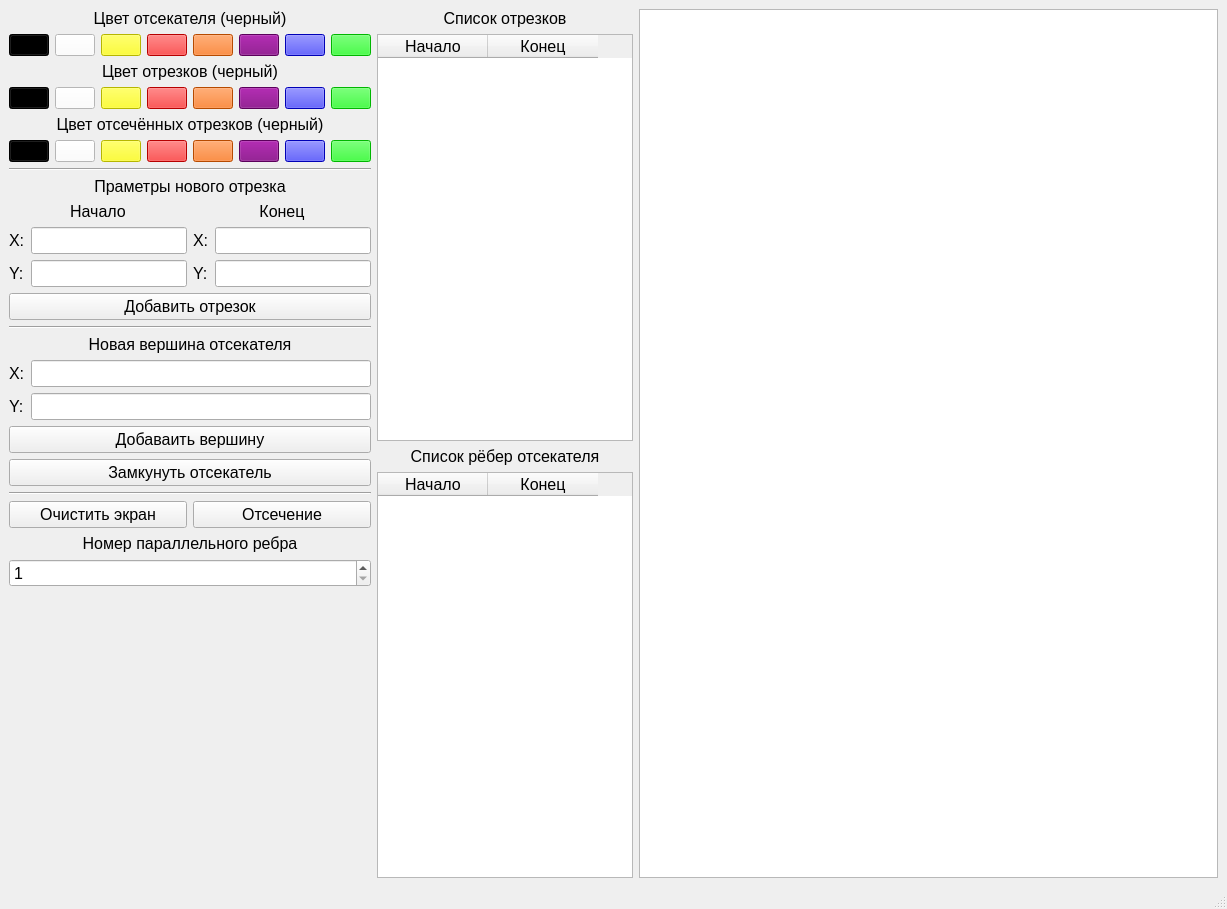
<?xml version="1.0" encoding="UTF-8"?>
<ui version="4.0">
 <class>MainWindow</class>
 <widget class="QMainWindow" name="MainWindow">
  <property name="geometry">
   <rect>
    <x>0</x>
    <y>0</y>
    <width>1227</width>
    <height>909</height>
   </rect>
  </property>
  <property name="windowTitle">
   <string>MainWindow</string>
  </property>
  <widget class="QWidget" name="centralwidget">
   <layout class="QHBoxLayout" name="horizontalLayout_3" stretch="0,0,1">
    <item>
     <layout class="QVBoxLayout" name="ControlLayout">
      <item>
       <layout class="QVBoxLayout" name="CipperColorBox">
        <item>
         <widget class="QLabel" name="CipperColorLabel">
          <property name="sizePolicy">
           <sizepolicy hsizetype="Minimum" vsizetype="Fixed">
            <horstretch>0</horstretch>
            <verstretch>0</verstretch>
           </sizepolicy>
          </property>
          <property name="font">
           <font>
            <pointsize>12</pointsize>
           </font>
          </property>
          <property name="text">
           <string>Цвет отсекателя (черный)</string>
          </property>
          <property name="alignment">
           <set>Qt::AlignCenter</set>
          </property>
         </widget>
        </item>
        <item>
         <layout class="QHBoxLayout" name="CipperColorLay">
          <item>
           <widget class="QPushButton" name="ButtonBlackCipper">
            <property name="sizePolicy">
             <sizepolicy hsizetype="Minimum" vsizetype="Fixed">
              <horstretch>0</horstretch>
              <verstretch>0</verstretch>
             </sizepolicy>
            </property>
            <property name="styleSheet">
             <string notr="true">QPushButton{
	background-color: rgb(0,0,0);
}</string>
            </property>
            <property name="text">
             <string/>
            </property>
           </widget>
          </item>
          <item>
           <widget class="QPushButton" name="ButtonWhiteCipper">
            <property name="sizePolicy">
             <sizepolicy hsizetype="Minimum" vsizetype="Fixed">
              <horstretch>0</horstretch>
              <verstretch>0</verstretch>
             </sizepolicy>
            </property>
            <property name="styleSheet">
             <string notr="true">QPushButton{
	background-color: rgb(255,255,255);
}</string>
            </property>
            <property name="text">
             <string/>
            </property>
           </widget>
          </item>
          <item>
           <widget class="QPushButton" name="ButtonYellowCipper">
            <property name="sizePolicy">
             <sizepolicy hsizetype="Minimum" vsizetype="Fixed">
              <horstretch>0</horstretch>
              <verstretch>0</verstretch>
             </sizepolicy>
            </property>
            <property name="styleSheet">
             <string notr="true">QPushButton{
	background-color: rgb(255,255,0);
}</string>
            </property>
            <property name="text">
             <string/>
            </property>
           </widget>
          </item>
          <item>
           <widget class="QPushButton" name="ButtonRedCipper">
            <property name="sizePolicy">
             <sizepolicy hsizetype="Minimum" vsizetype="Fixed">
              <horstretch>0</horstretch>
              <verstretch>0</verstretch>
             </sizepolicy>
            </property>
            <property name="styleSheet">
             <string notr="true">QPushButton{
	background-color: rgb(255,0,0);
}</string>
            </property>
            <property name="text">
             <string/>
            </property>
           </widget>
          </item>
          <item>
           <widget class="QPushButton" name="ButtonOrangeCipper">
            <property name="sizePolicy">
             <sizepolicy hsizetype="Minimum" vsizetype="Fixed">
              <horstretch>0</horstretch>
              <verstretch>0</verstretch>
             </sizepolicy>
            </property>
            <property name="styleSheet">
             <string notr="true">QPushButton{
	background-color: rgb(255,104,0);
}</string>
            </property>
            <property name="text">
             <string/>
            </property>
           </widget>
          </item>
          <item>
           <widget class="QPushButton" name="ButtonPurpleCipper">
            <property name="sizePolicy">
             <sizepolicy hsizetype="Minimum" vsizetype="Fixed">
              <horstretch>0</horstretch>
              <verstretch>0</verstretch>
             </sizepolicy>
            </property>
            <property name="styleSheet">
             <string notr="true">QPushButton{
	background-color: rgb(128,0,128);
}</string>
            </property>
            <property name="text">
             <string/>
            </property>
           </widget>
          </item>
          <item>
           <widget class="QPushButton" name="ButtonBlueCipper">
            <property name="sizePolicy">
             <sizepolicy hsizetype="Minimum" vsizetype="Fixed">
              <horstretch>0</horstretch>
              <verstretch>0</verstretch>
             </sizepolicy>
            </property>
            <property name="styleSheet">
             <string notr="true">QPushButton{
	background-color: rgb(0,0,255);
}</string>
            </property>
            <property name="text">
             <string/>
            </property>
           </widget>
          </item>
          <item>
           <widget class="QPushButton" name="ButtonGreenCipper">
            <property name="sizePolicy">
             <sizepolicy hsizetype="Minimum" vsizetype="Fixed">
              <horstretch>0</horstretch>
              <verstretch>0</verstretch>
             </sizepolicy>
            </property>
            <property name="styleSheet">
             <string notr="true">QPushButton{
	background-color: rgb(0,255,0);
}</string>
            </property>
            <property name="text">
             <string/>
            </property>
           </widget>
          </item>
         </layout>
        </item>
       </layout>
      </item>
      <item>
       <layout class="QVBoxLayout" name="FragmentColorBox">
        <item>
         <widget class="QLabel" name="LIneColorFragment">
          <property name="sizePolicy">
           <sizepolicy hsizetype="Minimum" vsizetype="Fixed">
            <horstretch>0</horstretch>
            <verstretch>0</verstretch>
           </sizepolicy>
          </property>
          <property name="font">
           <font>
            <pointsize>12</pointsize>
           </font>
          </property>
          <property name="text">
           <string>Цвет отрезков (черный)</string>
          </property>
          <property name="alignment">
           <set>Qt::AlignCenter</set>
          </property>
         </widget>
        </item>
        <item>
         <layout class="QHBoxLayout" name="FragmentColorsLay">
          <item>
           <widget class="QPushButton" name="ButtonBlackFragment">
            <property name="sizePolicy">
             <sizepolicy hsizetype="Minimum" vsizetype="Fixed">
              <horstretch>0</horstretch>
              <verstretch>0</verstretch>
             </sizepolicy>
            </property>
            <property name="styleSheet">
             <string notr="true">QPushButton{
	background-color: rgb(0,0,0);
}</string>
            </property>
            <property name="text">
             <string/>
            </property>
           </widget>
          </item>
          <item>
           <widget class="QPushButton" name="ButtonWhiteFragment">
            <property name="sizePolicy">
             <sizepolicy hsizetype="Minimum" vsizetype="Fixed">
              <horstretch>0</horstretch>
              <verstretch>0</verstretch>
             </sizepolicy>
            </property>
            <property name="styleSheet">
             <string notr="true">QPushButton{
	background-color: rgb(255,255,255);
}</string>
            </property>
            <property name="text">
             <string/>
            </property>
           </widget>
          </item>
          <item>
           <widget class="QPushButton" name="ButtonYellowFragment">
            <property name="sizePolicy">
             <sizepolicy hsizetype="Minimum" vsizetype="Fixed">
              <horstretch>0</horstretch>
              <verstretch>0</verstretch>
             </sizepolicy>
            </property>
            <property name="styleSheet">
             <string notr="true">QPushButton{
	background-color: rgb(255,255,0);
}</string>
            </property>
            <property name="text">
             <string/>
            </property>
           </widget>
          </item>
          <item>
           <widget class="QPushButton" name="ButtonRedFragment">
            <property name="sizePolicy">
             <sizepolicy hsizetype="Minimum" vsizetype="Fixed">
              <horstretch>0</horstretch>
              <verstretch>0</verstretch>
             </sizepolicy>
            </property>
            <property name="styleSheet">
             <string notr="true">QPushButton{
	background-color: rgb(255,0,0);
}</string>
            </property>
            <property name="text">
             <string/>
            </property>
           </widget>
          </item>
          <item>
           <widget class="QPushButton" name="ButtonOrangeFragment">
            <property name="sizePolicy">
             <sizepolicy hsizetype="Minimum" vsizetype="Fixed">
              <horstretch>0</horstretch>
              <verstretch>0</verstretch>
             </sizepolicy>
            </property>
            <property name="styleSheet">
             <string notr="true">QPushButton{
	background-color: rgb(255,104,0);
}</string>
            </property>
            <property name="text">
             <string/>
            </property>
           </widget>
          </item>
          <item>
           <widget class="QPushButton" name="ButtonPurpleFragment">
            <property name="sizePolicy">
             <sizepolicy hsizetype="Minimum" vsizetype="Fixed">
              <horstretch>0</horstretch>
              <verstretch>0</verstretch>
             </sizepolicy>
            </property>
            <property name="styleSheet">
             <string notr="true">QPushButton{
	background-color: rgb(128,0,128);
}</string>
            </property>
            <property name="text">
             <string/>
            </property>
           </widget>
          </item>
          <item>
           <widget class="QPushButton" name="ButtonBlueFragment">
            <property name="sizePolicy">
             <sizepolicy hsizetype="Minimum" vsizetype="Fixed">
              <horstretch>0</horstretch>
              <verstretch>0</verstretch>
             </sizepolicy>
            </property>
            <property name="styleSheet">
             <string notr="true">QPushButton{
	background-color: rgb(0,0,255);
}</string>
            </property>
            <property name="text">
             <string/>
            </property>
           </widget>
          </item>
          <item>
           <widget class="QPushButton" name="ButtonGreenFragment">
            <property name="sizePolicy">
             <sizepolicy hsizetype="Minimum" vsizetype="Fixed">
              <horstretch>0</horstretch>
              <verstretch>0</verstretch>
             </sizepolicy>
            </property>
            <property name="styleSheet">
             <string notr="true">QPushButton{
	background-color: rgb(0,255,0);
}</string>
            </property>
            <property name="text">
             <string/>
            </property>
           </widget>
          </item>
         </layout>
        </item>
       </layout>
      </item>
      <item>
       <layout class="QVBoxLayout" name="LineColorBox">
        <item>
         <widget class="QLabel" name="LIneColorLabel">
          <property name="sizePolicy">
           <sizepolicy hsizetype="Minimum" vsizetype="Fixed">
            <horstretch>0</horstretch>
            <verstretch>0</verstretch>
           </sizepolicy>
          </property>
          <property name="font">
           <font>
            <pointsize>12</pointsize>
           </font>
          </property>
          <property name="text">
           <string>Цвет отсечённых отрезков (черный)</string>
          </property>
          <property name="alignment">
           <set>Qt::AlignCenter</set>
          </property>
         </widget>
        </item>
        <item>
         <layout class="QHBoxLayout" name="LineColorsLay">
          <item>
           <widget class="QPushButton" name="ButtonBlackLine">
            <property name="sizePolicy">
             <sizepolicy hsizetype="Minimum" vsizetype="Fixed">
              <horstretch>0</horstretch>
              <verstretch>0</verstretch>
             </sizepolicy>
            </property>
            <property name="styleSheet">
             <string notr="true">QPushButton{
	background-color: rgb(0,0,0);
}</string>
            </property>
            <property name="text">
             <string/>
            </property>
           </widget>
          </item>
          <item>
           <widget class="QPushButton" name="ButtonWhiteLine">
            <property name="sizePolicy">
             <sizepolicy hsizetype="Minimum" vsizetype="Fixed">
              <horstretch>0</horstretch>
              <verstretch>0</verstretch>
             </sizepolicy>
            </property>
            <property name="styleSheet">
             <string notr="true">QPushButton{
	background-color: rgb(255,255,255);
}</string>
            </property>
            <property name="text">
             <string/>
            </property>
           </widget>
          </item>
          <item>
           <widget class="QPushButton" name="ButtonYellowLine">
            <property name="sizePolicy">
             <sizepolicy hsizetype="Minimum" vsizetype="Fixed">
              <horstretch>0</horstretch>
              <verstretch>0</verstretch>
             </sizepolicy>
            </property>
            <property name="styleSheet">
             <string notr="true">QPushButton{
	background-color: rgb(255,255,0);
}</string>
            </property>
            <property name="text">
             <string/>
            </property>
           </widget>
          </item>
          <item>
           <widget class="QPushButton" name="ButtonRedLine">
            <property name="sizePolicy">
             <sizepolicy hsizetype="Minimum" vsizetype="Fixed">
              <horstretch>0</horstretch>
              <verstretch>0</verstretch>
             </sizepolicy>
            </property>
            <property name="styleSheet">
             <string notr="true">QPushButton{
	background-color: rgb(255,0,0);
}</string>
            </property>
            <property name="text">
             <string/>
            </property>
           </widget>
          </item>
          <item>
           <widget class="QPushButton" name="ButtonOrangeLine">
            <property name="sizePolicy">
             <sizepolicy hsizetype="Minimum" vsizetype="Fixed">
              <horstretch>0</horstretch>
              <verstretch>0</verstretch>
             </sizepolicy>
            </property>
            <property name="styleSheet">
             <string notr="true">QPushButton{
	background-color: rgb(255,104,0);
}</string>
            </property>
            <property name="text">
             <string/>
            </property>
           </widget>
          </item>
          <item>
           <widget class="QPushButton" name="ButtonPurpleLine">
            <property name="sizePolicy">
             <sizepolicy hsizetype="Minimum" vsizetype="Fixed">
              <horstretch>0</horstretch>
              <verstretch>0</verstretch>
             </sizepolicy>
            </property>
            <property name="styleSheet">
             <string notr="true">QPushButton{
	background-color: rgb(128,0,128);
}</string>
            </property>
            <property name="text">
             <string/>
            </property>
           </widget>
          </item>
          <item>
           <widget class="QPushButton" name="ButtonBlueLine">
            <property name="sizePolicy">
             <sizepolicy hsizetype="Minimum" vsizetype="Fixed">
              <horstretch>0</horstretch>
              <verstretch>0</verstretch>
             </sizepolicy>
            </property>
            <property name="styleSheet">
             <string notr="true">QPushButton{
	background-color: rgb(0,0,255);
}</string>
            </property>
            <property name="text">
             <string/>
            </property>
           </widget>
          </item>
          <item>
           <widget class="QPushButton" name="ButtonGreenLine">
            <property name="sizePolicy">
             <sizepolicy hsizetype="Minimum" vsizetype="Fixed">
              <horstretch>0</horstretch>
              <verstretch>0</verstretch>
             </sizepolicy>
            </property>
            <property name="styleSheet">
             <string notr="true">QPushButton{
	background-color: rgb(0,255,0);
}</string>
            </property>
            <property name="text">
             <string/>
            </property>
           </widget>
          </item>
         </layout>
        </item>
       </layout>
      </item>
      <item>
       <widget class="Line" name="line_2">
        <property name="orientation">
         <enum>Qt::Horizontal</enum>
        </property>
       </widget>
      </item>
      <item>
       <layout class="QVBoxLayout" name="verticalLayout_5">
        <item>
         <widget class="QLabel" name="label_6">
          <property name="sizePolicy">
           <sizepolicy hsizetype="Minimum" vsizetype="Preferred">
            <horstretch>0</horstretch>
            <verstretch>0</verstretch>
           </sizepolicy>
          </property>
          <property name="font">
           <font>
            <pointsize>12</pointsize>
           </font>
          </property>
          <property name="text">
           <string>Праметры нового отрезка</string>
          </property>
          <property name="alignment">
           <set>Qt::AlignCenter</set>
          </property>
         </widget>
        </item>
        <item>
         <layout class="QHBoxLayout" name="horizontalLayout_2">
          <item>
           <layout class="QVBoxLayout" name="verticalLayout_3">
            <item>
             <widget class="QLabel" name="label_3">
              <property name="sizePolicy">
               <sizepolicy hsizetype="Minimum" vsizetype="Preferred">
                <horstretch>0</horstretch>
                <verstretch>0</verstretch>
               </sizepolicy>
              </property>
              <property name="font">
               <font>
                <pointsize>12</pointsize>
               </font>
              </property>
              <property name="text">
               <string>Начало</string>
              </property>
              <property name="alignment">
               <set>Qt::AlignCenter</set>
              </property>
             </widget>
            </item>
            <item>
             <layout class="QFormLayout" name="Lb_clipper_form_2">
              <item row="0" column="0">
               <widget class="QLabel" name="lb_x_clipperLabel_3">
                <property name="sizePolicy">
                 <sizepolicy hsizetype="Minimum" vsizetype="Preferred">
                  <horstretch>0</horstretch>
                  <verstretch>0</verstretch>
                 </sizepolicy>
                </property>
                <property name="font">
                 <font>
                  <pointsize>12</pointsize>
                 </font>
                </property>
                <property name="text">
                 <string>X:</string>
                </property>
               </widget>
              </item>
              <item row="0" column="1">
               <widget class="QLineEdit" name="start_x_LE">
                <property name="sizePolicy">
                 <sizepolicy hsizetype="Minimum" vsizetype="Fixed">
                  <horstretch>0</horstretch>
                  <verstretch>0</verstretch>
                 </sizepolicy>
                </property>
                <property name="font">
                 <font>
                  <pointsize>12</pointsize>
                 </font>
                </property>
               </widget>
              </item>
              <item row="1" column="0">
               <widget class="QLabel" name="lb_y_clipperLabel_3">
                <property name="sizePolicy">
                 <sizepolicy hsizetype="Minimum" vsizetype="Preferred">
                  <horstretch>0</horstretch>
                  <verstretch>0</verstretch>
                 </sizepolicy>
                </property>
                <property name="font">
                 <font>
                  <pointsize>12</pointsize>
                 </font>
                </property>
                <property name="text">
                 <string>Y:</string>
                </property>
               </widget>
              </item>
              <item row="1" column="1">
               <widget class="QLineEdit" name="start_y_LE">
                <property name="sizePolicy">
                 <sizepolicy hsizetype="Minimum" vsizetype="Fixed">
                  <horstretch>0</horstretch>
                  <verstretch>0</verstretch>
                 </sizepolicy>
                </property>
                <property name="font">
                 <font>
                  <pointsize>12</pointsize>
                 </font>
                </property>
               </widget>
              </item>
             </layout>
            </item>
           </layout>
          </item>
          <item>
           <layout class="QVBoxLayout" name="verticalLayout_4">
            <item>
             <widget class="QLabel" name="label_4">
              <property name="sizePolicy">
               <sizepolicy hsizetype="Minimum" vsizetype="Preferred">
                <horstretch>0</horstretch>
                <verstretch>0</verstretch>
               </sizepolicy>
              </property>
              <property name="font">
               <font>
                <pointsize>12</pointsize>
               </font>
              </property>
              <property name="text">
               <string>Конец</string>
              </property>
              <property name="alignment">
               <set>Qt::AlignCenter</set>
              </property>
             </widget>
            </item>
            <item>
             <layout class="QFormLayout" name="RT_clipper_form_2">
              <item row="0" column="0">
               <widget class="QLabel" name="rt_x_clipperLabel_2">
                <property name="sizePolicy">
                 <sizepolicy hsizetype="Minimum" vsizetype="Preferred">
                  <horstretch>0</horstretch>
                  <verstretch>0</verstretch>
                 </sizepolicy>
                </property>
                <property name="font">
                 <font>
                  <pointsize>12</pointsize>
                 </font>
                </property>
                <property name="text">
                 <string>X:</string>
                </property>
               </widget>
              </item>
              <item row="0" column="1">
               <widget class="QLineEdit" name="end_x_LE">
                <property name="sizePolicy">
                 <sizepolicy hsizetype="Minimum" vsizetype="Fixed">
                  <horstretch>0</horstretch>
                  <verstretch>0</verstretch>
                 </sizepolicy>
                </property>
                <property name="font">
                 <font>
                  <pointsize>12</pointsize>
                 </font>
                </property>
               </widget>
              </item>
              <item row="1" column="0">
               <widget class="QLabel" name="rt_y_clipperLabel_2">
                <property name="sizePolicy">
                 <sizepolicy hsizetype="Minimum" vsizetype="Preferred">
                  <horstretch>0</horstretch>
                  <verstretch>0</verstretch>
                 </sizepolicy>
                </property>
                <property name="font">
                 <font>
                  <pointsize>12</pointsize>
                 </font>
                </property>
                <property name="text">
                 <string>Y:</string>
                </property>
               </widget>
              </item>
              <item row="1" column="1">
               <widget class="QLineEdit" name="end_y_LE">
                <property name="sizePolicy">
                 <sizepolicy hsizetype="Minimum" vsizetype="Fixed">
                  <horstretch>0</horstretch>
                  <verstretch>0</verstretch>
                 </sizepolicy>
                </property>
                <property name="font">
                 <font>
                  <pointsize>12</pointsize>
                 </font>
                </property>
               </widget>
              </item>
             </layout>
            </item>
           </layout>
          </item>
         </layout>
        </item>
       </layout>
      </item>
      <item>
       <widget class="QPushButton" name="DrawSegmentButton">
        <property name="font">
         <font>
          <pointsize>12</pointsize>
         </font>
        </property>
        <property name="text">
         <string>Добавить отрезок</string>
        </property>
       </widget>
      </item>
      <item>
       <widget class="Line" name="line">
        <property name="orientation">
         <enum>Qt::Horizontal</enum>
        </property>
       </widget>
      </item>
      <item>
       <widget class="QLabel" name="label_5">
        <property name="sizePolicy">
         <sizepolicy hsizetype="Minimum" vsizetype="Preferred">
          <horstretch>0</horstretch>
          <verstretch>0</verstretch>
         </sizepolicy>
        </property>
        <property name="font">
         <font>
          <pointsize>12</pointsize>
         </font>
        </property>
        <property name="text">
         <string>Новая вершина отсекателя</string>
        </property>
        <property name="alignment">
         <set>Qt::AlignCenter</set>
        </property>
       </widget>
      </item>
      <item>
       <layout class="QHBoxLayout" name="horizontalLayout">
        <item>
         <layout class="QVBoxLayout" name="verticalLayout">
          <item>
           <layout class="QFormLayout" name="Lt_clipper_form">
            <item row="0" column="0">
             <widget class="QLabel" name="lb_x_clipperLabel">
              <property name="sizePolicy">
               <sizepolicy hsizetype="Minimum" vsizetype="Preferred">
                <horstretch>0</horstretch>
                <verstretch>0</verstretch>
               </sizepolicy>
              </property>
              <property name="font">
               <font>
                <pointsize>12</pointsize>
               </font>
              </property>
              <property name="text">
               <string>X:</string>
              </property>
             </widget>
            </item>
            <item row="0" column="1">
             <widget class="QLineEdit" name="x_clipperLineEdit">
              <property name="sizePolicy">
               <sizepolicy hsizetype="Minimum" vsizetype="Fixed">
                <horstretch>0</horstretch>
                <verstretch>0</verstretch>
               </sizepolicy>
              </property>
              <property name="font">
               <font>
                <pointsize>12</pointsize>
               </font>
              </property>
             </widget>
            </item>
            <item row="1" column="0">
             <widget class="QLabel" name="lb_y_clipperLabel">
              <property name="sizePolicy">
               <sizepolicy hsizetype="Minimum" vsizetype="Preferred">
                <horstretch>0</horstretch>
                <verstretch>0</verstretch>
               </sizepolicy>
              </property>
              <property name="font">
               <font>
                <pointsize>12</pointsize>
               </font>
              </property>
              <property name="text">
               <string>Y:</string>
              </property>
             </widget>
            </item>
            <item row="1" column="1">
             <widget class="QLineEdit" name="y_clipperLineEdit">
              <property name="sizePolicy">
               <sizepolicy hsizetype="Minimum" vsizetype="Fixed">
                <horstretch>0</horstretch>
                <verstretch>0</verstretch>
               </sizepolicy>
              </property>
              <property name="font">
               <font>
                <pointsize>12</pointsize>
               </font>
              </property>
             </widget>
            </item>
           </layout>
          </item>
         </layout>
        </item>
       </layout>
      </item>
      <item>
       <widget class="QPushButton" name="AddDorClipperButton">
        <property name="font">
         <font>
          <pointsize>12</pointsize>
         </font>
        </property>
        <property name="text">
         <string>Добаваить вершину</string>
        </property>
       </widget>
      </item>
      <item>
       <widget class="QPushButton" name="CloseClipperButton">
        <property name="font">
         <font>
          <pointsize>12</pointsize>
         </font>
        </property>
        <property name="text">
         <string>Замкунуть отсекатель</string>
        </property>
       </widget>
      </item>
      <item>
       <widget class="Line" name="line_3">
        <property name="orientation">
         <enum>Qt::Horizontal</enum>
        </property>
       </widget>
      </item>
      <item>
       <layout class="QHBoxLayout" name="ActionLayout">
        <item>
         <widget class="QPushButton" name="CleanButton">
          <property name="sizePolicy">
           <sizepolicy hsizetype="Minimum" vsizetype="Fixed">
            <horstretch>0</horstretch>
            <verstretch>0</verstretch>
           </sizepolicy>
          </property>
          <property name="font">
           <font>
            <pointsize>12</pointsize>
           </font>
          </property>
          <property name="text">
           <string>Очистить экран</string>
          </property>
         </widget>
        </item>
        <item>
         <widget class="QPushButton" name="DrawButton">
          <property name="sizePolicy">
           <sizepolicy hsizetype="Minimum" vsizetype="Fixed">
            <horstretch>0</horstretch>
            <verstretch>0</verstretch>
           </sizepolicy>
          </property>
          <property name="font">
           <font>
            <pointsize>12</pointsize>
           </font>
          </property>
          <property name="text">
           <string>Отсечение</string>
          </property>
         </widget>
        </item>
       </layout>
      </item>
      <item>
       <widget class="QLabel" name="label">
        <property name="font">
         <font>
          <pointsize>12</pointsize>
         </font>
        </property>
        <property name="text">
         <string>Номер параллельного ребра</string>
        </property>
        <property name="alignment">
         <set>Qt::AlignCenter</set>
        </property>
       </widget>
      </item>
      <item>
       <widget class="QSpinBox" name="spinBox">
        <property name="font">
         <font>
          <pointsize>12</pointsize>
         </font>
        </property>
        <property name="minimum">
         <number>1</number>
        </property>
       </widget>
      </item>
      <item>
       <spacer name="verticalSpacer">
        <property name="orientation">
         <enum>Qt::Vertical</enum>
        </property>
        <property name="sizeHint" stdset="0">
         <size>
          <width>20</width>
          <height>40</height>
         </size>
        </property>
       </spacer>
      </item>
     </layout>
    </item>
    <item>
     <layout class="QVBoxLayout" name="verticalLayout_2">
      <item>
       <widget class="QLabel" name="label_7">
        <property name="font">
         <font>
          <pointsize>12</pointsize>
         </font>
        </property>
        <property name="text">
         <string>Список отрезков</string>
        </property>
        <property name="alignment">
         <set>Qt::AlignCenter</set>
        </property>
       </widget>
      </item>
      <item>
       <widget class="QTableWidget" name="PointTableWidget">
        <property name="sizePolicy">
         <sizepolicy hsizetype="Minimum" vsizetype="Expanding">
          <horstretch>0</horstretch>
          <verstretch>0</verstretch>
         </sizepolicy>
        </property>
        <property name="minimumSize">
         <size>
          <width>100</width>
          <height>0</height>
         </size>
        </property>
        <property name="font">
         <font>
          <pointsize>12</pointsize>
         </font>
        </property>
        <property name="autoScroll">
         <bool>false</bool>
        </property>
        <attribute name="horizontalHeaderVisible">
         <bool>true</bool>
        </attribute>
        <attribute name="horizontalHeaderCascadingSectionResizes">
         <bool>false</bool>
        </attribute>
        <attribute name="horizontalHeaderMinimumSectionSize">
         <number>20</number>
        </attribute>
        <attribute name="horizontalHeaderDefaultSectionSize">
         <number>110</number>
        </attribute>
        <attribute name="horizontalHeaderHighlightSections">
         <bool>true</bool>
        </attribute>
        <column>
         <property name="text">
          <string>Начало</string>
         </property>
        </column>
        <column>
         <property name="text">
          <string>Конец</string>
         </property>
        </column>
       </widget>
      </item>
      <item>
       <widget class="QLabel" name="label_8">
        <property name="font">
         <font>
          <pointsize>12</pointsize>
         </font>
        </property>
        <property name="text">
         <string>Список рёбер отсекателя</string>
        </property>
        <property name="alignment">
         <set>Qt::AlignCenter</set>
        </property>
       </widget>
      </item>
      <item>
       <widget class="QTableWidget" name="ClipperPointTableWidget">
        <property name="sizePolicy">
         <sizepolicy hsizetype="Minimum" vsizetype="Expanding">
          <horstretch>0</horstretch>
          <verstretch>0</verstretch>
         </sizepolicy>
        </property>
        <property name="minimumSize">
         <size>
          <width>100</width>
          <height>0</height>
         </size>
        </property>
        <property name="font">
         <font>
          <pointsize>12</pointsize>
         </font>
        </property>
        <property name="autoScroll">
         <bool>false</bool>
        </property>
        <attribute name="horizontalHeaderVisible">
         <bool>true</bool>
        </attribute>
        <attribute name="horizontalHeaderCascadingSectionResizes">
         <bool>false</bool>
        </attribute>
        <attribute name="horizontalHeaderMinimumSectionSize">
         <number>20</number>
        </attribute>
        <attribute name="horizontalHeaderDefaultSectionSize">
         <number>110</number>
        </attribute>
        <attribute name="horizontalHeaderHighlightSections">
         <bool>true</bool>
        </attribute>
        <column>
         <property name="text">
          <string>Начало</string>
         </property>
        </column>
        <column>
         <property name="text">
          <string>Конец</string>
         </property>
        </column>
       </widget>
      </item>
     </layout>
    </item>
    <item>
     <widget class="QGraphicsView" name="ResView">
      <property name="alignment">
       <set>Qt::AlignLeading|Qt::AlignLeft|Qt::AlignTop</set>
      </property>
     </widget>
    </item>
   </layout>
  </widget>
  <widget class="QMenuBar" name="menubar">
   <property name="geometry">
    <rect>
     <x>0</x>
     <y>0</y>
     <width>1227</width>
     <height>21</height>
    </rect>
   </property>
  </widget>
  <widget class="QStatusBar" name="statusbar"/>
 </widget>
 <resources/>
 <connections/>
</ui>
